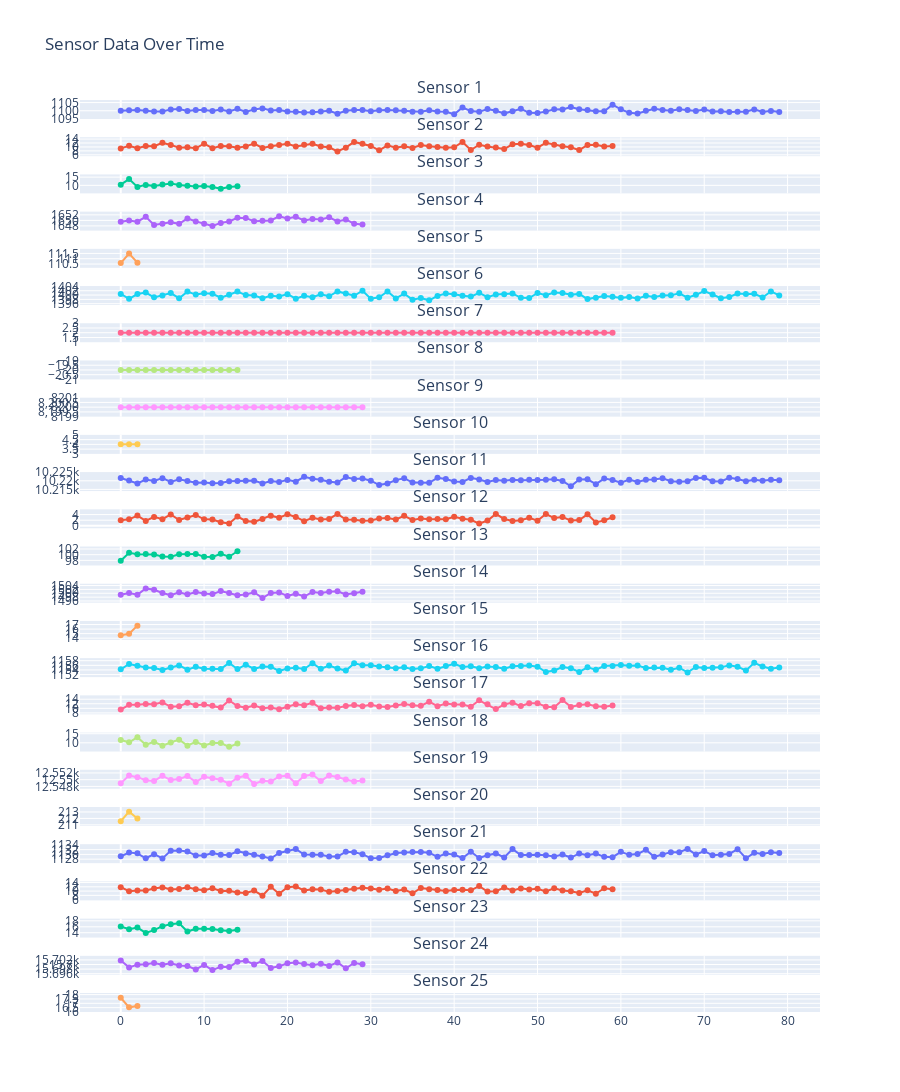

Source (notebook cell):
### Code cell
plot_data()

### Figure 1 — Plotly figure (JSON) as saved in the notebook; plotly's stock layout.template omitted (floating-point values rounded to 4 significant figures)
{"data": [{"mode": "lines+markers", "name": "Sensor 1", "type": "scatter", "x": [0, 1, 2, 3, 4, 5, 6, 7, 8, 9, 10, 11, 12, 13, 14, 15, 16, 17, 18, 19, 20, 21, 22, 23, 24, 25, 26, 27, 28, 29, 30, 31, 32, 33, 34, 35, 36, 37, 38, 39, 40, 41, 42, 43, 44, 45, 46, 47, 48, 49, 50, 51, 52, 53, 54, 55, 56, 57, 58, 59, 60, 61, 62, 63, 64, 65, 66, 67, 68, 69, 70, 71, 72, 73, 74, 75, 76, 77, 78, 79], "xaxis": "x", "y": [1100.0, 1100.0, 1101.0, 1100.0, 1100.0, 1100.0, 1101.0, 1101.0, 1100.0, 1100.0, 1100.0, 1100.0, 1101.0, 1100.0, 1101.0, 1099.0, 1101.0, 1101.0, 1100.0, 1100.0, 1100.0, 1099.0, 1099.0, 1099.0, 1100.0, 1100.0, 1098.0, 1100.0, 1100.0, 1100.0, 1100.0, 1100.0, 1101.0, 1100.0, 1100.0, 1099.0, 1099.0, 1100.0, 1100.0, 1099.0, 1098.0, 1102.0, 1100.0, 1099.0, 1101.0, 1100.0, 1098.0, 1100.0, 1101.0, 1099.0, 1099.0, 1099.0, 1101.0, 1101.0, 1102.0, 1101.0, 1100.0, 1100.0, 1100.0, 1104.0, 1101.0, 1099.0, 1098.0, 1100.0, 1101.0, 1100.0, 1100, 1101.0, 1101.0, 1100.0, 1101.0, 1100.0, 1100.0, 1099.0, 1099.0, 1099.0, 1101.0, 1099.0, 1100.0, 1099.0], "yaxis": "y"}, {"mode": "lines+markers", "name": "Sensor 2", "type": "scatter", "x": [0, 1, 2, 3, 4, 5, 6, 7, 8, 9, 10, 11, 12, 13, 14, 15, 16, 17, 18, 19, 20, 21, 22, 23, 24, 25, 26, 27, 28, 29, 30, 31, 32, 33, 34, 35, 36, 37, 38, 39, 40, 41, 42, 43, 44, 45, 46, 47, 48, 49, 50, 51, 52, 53, 54, 55, 56, 57, 58, 59], "xaxis": "x2", "y": [9.26, 10.55, 9.34, 10.52, 10.35, 12.09, 11.03, 9.64, 9.88, 9.33, 11.62, 9.4, 10.45, 10.34, 9.59, 10.28, 11.68, 9.5, 10.35, 10.97, 11.57, 10.28, 11.05, 11.65, 10.25, 9.84, 7.7, 9.64, 12.55, 11.57, 10.5, 8.3, 10.79, 9.61, 10.4, 9.45, 10.97, 10.4, 9.97, 9.53, 9.84, 12.54, 8.45, 11.12, 10.21, 9.72, 8.92, 11.35, 11.62, 11, 9.61, 12.08, 11.14, 10.35, 9.86, 8.41, 10.99, 11.06, 10.22, 10.51], "yaxis": "y2"}, {"mode": "lines+markers", "name": "Sensor 3", "type": "scatter", "x": [0, 1, 2, 3, 4, 5, 6, 7, 8, 9, 10, 11, 12, 13, 14], "xaxis": "x3", "y": [10.43, 13.79, 9.04, 10.28, 9.66, 10.53, 11.16, 10.21, 9.74, 9.28, 9.66, 9.05, 7.97, 8.99, 9.41], "yaxis": "y3"}, {"mode": "lines+markers", "name": "Sensor 4", "type": "scatter", "x": [0, 1, 2, 3, 4, 5, 6, 7, 8, 9, 10, 11, 12, 13, 14, 15, 16, 17, 18, 19, 20, 21, 22, 23, 24, 25, 26, 27, 28, 29], "xaxis": "x4", "y": [1650.0, 1650.0, 1650.0, 1651.0, 1648.0, 1649.0, 1649.0, 1649.0, 1651.0, 1650.0, 1649.0, 1648, 1649.0, 1650.0, 1651.0, 1651.0, 1650.0, 1650.0, 1650.0, 1651.0, 1651.0, 1651.0, 1650.0, 1650.0, 1650.0, 1651.0, 1650.0, 1650.0, 1649.0, 1649.0], "yaxis": "y4"}, {"mode": "lines+markers", "name": "Sensor 5", "type": "scatter", "x": [0, 1, 2], "xaxis": "x5", "y": [110.6, 111.5, 110.6], "yaxis": "y5"}, {"mode": "lines+markers", "name": "Sensor 6", "type": "scatter", "x": [0, 1, 2, 3, 4, 5, 6, 7, 8, 9, 10, 11, 12, 13, 14, 15, 16, 17, 18, 19, 20, 21, 22, 23, 24, 25, 26, 27, 28, 29, 30, 31, 32, 33, 34, 35, 36, 37, 38, 39, 40, 41, 42, 43, 44, 45, 46, 47, 48, 49, 50, 51, 52, 53, 54, 55, 56, 57, 58, 59, 60, 61, 62, 63, 64, 65, 66, 67, 68, 69, 70, 71, 72, 73, 74, 75, 76, 77, 78, 79], "xaxis": "x6", "y": [1401.0, 1398.0, 1400.0, 1401.0, 1399.0, 1400.0, 1401.0, 1399.0, 1402.0, 1400.0, 1401.0, 1401.0, 1399.0, 1400.0, 1402.0, 1400.0, 1400.0, 1399.0, 1400.0, 1399.0, 1400.0, 1398.0, 1400.0, 1399, 1400.0, 1399.0, 1402.0, 1401.0, 1400.0, 1402.0, 1398.0, 1399.0, 1402.0, 1398.0, 1401.0, 1398.0, 1399.0, 1398.0, 1400.0, 1401.0, 1400.0, 1400.0, 1399.0, 1401.0, 1399.0, 1400.0, 1400.0, 1401.0, 1399.0, 1399.0, 1401.0, 1400.0, 1401.0, 1401.0, 1400.0, 1401.0, 1398.0, 1399.0, 1400.0, 1399.0, 1399.0, 1399.0, 1398.0, 1400.0, 1399.0, 1400.0, 1400.0, 1401.0, 1399.0, 1400.0, 1402.0, 1400.0, 1399.0, 1399.0, 1401.0, 1401.0, 1401.0, 1399.0, 1402.0, 1400.0], "yaxis": "y6"}, {"mode": "lines+markers", "name": "Sensor 7", "type": "scatter", "x": [0, 1, 2, 3, 4, 5, 6, 7, 8, 9, 10, 11, 12, 13, 14, 15, 16, 17, 18, 19, 20, 21, 22, 23, 24, 25, 26, 27, 28, 29, 30, 31, 32, 33, 34, 35, 36, 37, 38, 39, 40, 41, 42, 43, 44, 45, 46, 47, 48, 49, 50, 51, 52, 53, 54, 55, 56, 57, 58, 59], "xaxis": "x7", "y": [2, 2, 2, 2, 2, 2, 2, 2, 2, 2, 2, 2, 2, 2, 2, 2, 2, 2, 2, 2, 2, 2, 2, 2, 2, 2, 2, 2, 2, 2, 2, 2, 2, 2, 2, 2, 2, 2, 2, 2, 2, 2, 2, 2, 2, 2, 2, 2, 2, 2, 2, 2, 2, 2, 2, 2, 2, 2, 2, 2], "yaxis": "y7"}, {"mode": "lines+markers", "name": "Sensor 8", "type": "scatter", "x": [0, 1, 2, 3, 4, 5, 6, 7, 8, 9, 10, 11, 12, 13, 14], "xaxis": "x8", "y": [-20, -20, -20, -20, -20, -20, -20, -20, -20, -20, -20, -20, -20, -20, -20], "yaxis": "y8"}, {"mode": "lines+markers", "name": "Sensor 9", "type": "scatter", "x": [0, 1, 2, 3, 4, 5, 6, 7, 8, 9, 10, 11, 12, 13, 14, 15, 16, 17, 18, 19, 20, 21, 22, 23, 24, 25, 26, 27, 28, 29], "xaxis": "x9", "y": [8200, 8200, 8200, 8200, 8200, 8200, 8200, 8200, 8200, 8200, 8200, 8200, 8200, 8200, 8200, 8200, 8200, 8200, 8200, 8200, 8200, 8200, 8200, 8200, 8200, 8200, 8200, 8200, 8200, 8200], "yaxis": "y9"}, {"mode": "lines+markers", "name": "Sensor 10", "type": "scatter", "x": [0, 1, 2], "xaxis": "x10", "y": [4, 4, 4], "yaxis": "y10"}, {"mode": "lines+markers", "name": "Sensor 11", "type": "scatter", "x": [0, 1, 2, 3, 4, 5, 6, 7, 8, 9, 10, 11, 12, 13, 14, 15, 16, 17, 18, 19, 20, 21, 22, 23, 24, 25, 26, 27, 28, 29, 30, 31, 32, 33, 34, 35, 36, 37, 38, 39, 40, 41, 42, 43, 44, 45, 46, 47, 48, 49, 50, 51, 52, 53, 54, 55, 56, 57, 58, 59, 60, 61, 62, 63, 64, 65, 66, 67, 68, 69, 70, 71, 72, 73, 74, 75, 76, 77, 78, 79], "xaxis": "x11", "y": [10220.0, 10220.0, 10220.0, 10220.0, 10220.0, 10220.0, 10220.0, 10220.0, 10220.0, 10220.0, 10220.0, 10220.0, 10220.0, 10220.0, 10220.0, 10220.0, 10220.0, 10220.0, 10220.0, 10220.0, 10220.0, 10220.0, 10220.0, 10220.0, 10220.0, 10220.0, 10220.0, 10220.0, 10221, 10220.0, 10220.0, 10220.0, 10220.0, 10220.0, 10220.0, 10220.0, 10220.0, 10220.0, 10220.0, 10220.0, 10220.0, 10220.0, 10220.0, 10220.0, 10220.0, 10220.0, 10220.0, 10220.0, 10220.0, 10220.0, 10220.0, 10220.0, 10220.0, 10220.0, 10220.0, 10220.0, 10220.0, 10220.0, 10220.0, 10220.0, 10220.0, 10220.0, 10220.0, 10220.0, 10220.0, 10220.0, 10220.0, 10220.0, 10220.0, 10220.0, 10220.0, 10220.0, 10220.0, 10220.0, 10220.0, 10220.0, 10220.0, 10220.0, 10220.0, 10220.0], "yaxis": "y11"}, {"mode": "lines+markers", "name": "Sensor 12", "type": "scatter", "x": [0, 1, 2, 3, 4, 5, 6, 7, 8, 9, 10, 11, 12, 13, 14, 15, 16, 17, 18, 19, 20, 21, 22, 23, 24, 25, 26, 27, 28, 29, 30, 31, 32, 33, 34, 35, 36, 37, 38, 39, 40, 41, 42, 43, 44, 45, 46, 47, 48, 49, 50, 51, 52, 53, 54, 55, 56, 57, 58, 59], "xaxis": "x12", "y": [2.01, 2.3, 3.64, 1.73, 3.18, 2.38, 4.04, 2.08, 2.98, 3.85, 2.31, 2.26, 1.26, 0.83, 3.29, 1.74, 1.41, 2.47, 3.61, 2.89, 4.09, 3.15, 1.64, 2.84, 2.22, 2.45, 4.2, 2.24, 2.18, 1.77, 1.86, 2.58, 2.77, 2.24, 3.55, 2.11, 2.6, 2.37, 2.47, 2.33, 3.19, 2.5, 2.14, 0.8, 1.89, 4.2, 2.44, 1.7, 1.96, 2.84, 1.82, 4.2, 2.77, 3.12, 1.87, 2.04, 4.09, 1.2, 1.94, 3.06], "yaxis": "y12"}, {"mode": "lines+markers", "name": "Sensor 13", "type": "scatter", "x": [0, 1, 2, 3, 4, 5, 6, 7, 8, 9, 10, 11, 12, 13, 14], "xaxis": "x13", "y": [97.85, 100.7, 100.1, 100.2, 100.1, 99.39, 99.28, 100.1, 100.3, 100.3, 99.29, 99.19, 100.3, 99.28, 101.2], "yaxis": "y13"}, {"mode": "lines+markers", "name": "Sensor 14", "type": "scatter", "x": [0, 1, 2, 3, 4, 5, 6, 7, 8, 9, 10, 11, 12, 13, 14, 15, 16, 17, 18, 19, 20, 21, 22, 23, 24, 25, 26, 27, 28, 29], "xaxis": "x14", "y": [1499.0, 1500.0, 1499.0, 1503.0, 1502.0, 1500.0, 1499.0, 1501.0, 1499.0, 1501.0, 1500.0, 1500.0, 1501.0, 1500.0, 1499.0, 1499.0, 1501.0, 1498.0, 1500.0, 1500.0, 1499.0, 1500.0, 1498.0, 1501.0, 1500.0, 1501.0, 1501.0, 1499.0, 1500.0, 1501.0], "yaxis": "y14"}, {"mode": "lines+markers", "name": "Sensor 15", "type": "scatter", "x": [0, 1, 2], "xaxis": "x15", "y": [14.65, 14.97, 16.76], "yaxis": "y15"}, {"mode": "lines+markers", "name": "Sensor 16", "type": "scatter", "x": [0, 1, 2, 3, 4, 5, 6, 7, 8, 9, 10, 11, 12, 13, 14, 15, 16, 17, 18, 19, 20, 21, 22, 23, 24, 25, 26, 27, 28, 29, 30, 31, 32, 33, 34, 35, 36, 37, 38, 39, 40, 41, 42, 43, 44, 45, 46, 47, 48, 49, 50, 51, 52, 53, 54, 55, 56, 57, 58, 59, 60, 61, 62, 63, 64, 65, 66, 67, 68, 69, 70, 71, 72, 73, 74, 75, 76, 77, 78, 79], "xaxis": "x16", "y": [1154.0, 1157.0, 1156.0, 1155.0, 1155.0, 1154.0, 1155.0, 1156.0, 1154.0, 1155.0, 1155.0, 1155.0, 1154.0, 1157.0, 1154.0, 1156.0, 1154.0, 1155.0, 1155.0, 1154.0, 1155.0, 1155.0, 1154.0, 1157.0, 1155.0, 1156.0, 1155.0, 1154.0, 1157.0, 1156.0, 1156.0, 1156.0, 1155.0, 1155.0, 1155.0, 1154.0, 1155.0, 1156.0, 1155.0, 1156.0, 1157.0, 1155.0, 1156.0, 1155.0, 1156.0, 1155.0, 1155.0, 1156.0, 1156.0, 1156.0, 1155.0, 1153.0, 1154.0, 1155.0, 1155.0, 1153.0, 1155.0, 1154.0, 1156.0, 1156.0, 1156.0, 1156.0, 1156.0, 1155.0, 1155.0, 1155.0, 1154.0, 1155.0, 1153.0, 1155.0, 1155.0, 1155.0, 1155.0, 1156.0, 1155.0, 1154.0, 1157.0, 1156.0, 1155.0, 1155.0], "yaxis": "y16"}, {"mode": "lines+markers", "name": "Sensor 17", "type": "scatter", "x": [0, 1, 2, 3, 4, 5, 6, 7, 8, 9, 10, 11, 12, 13, 14, 15, 16, 17, 18, 19, 20, 21, 22, 23, 24, 25, 26, 27, 28, 29, 30, 31, 32, 33, 34, 35, 36, 37, 38, 39, 40, 41, 42, 43, 44, 45, 46, 47, 48, 49, 50, 51, 52, 53, 54, 55, 56, 57, 58, 59], "xaxis": "x17", "y": [9.44, 11.53, 11.56, 11.93, 11.76, 12.61, 10.66, 10.96, 12.46, 11.37, 11.7, 11.13, 10.34, 13.45, 11.01, 10.26, 11.28, 10.03, 10.37, 9.61, 10.75, 11.74, 11.38, 12.43, 10.03, 10.32, 10.21, 11.06, 11.44, 10.87, 11.55, 10.85, 10.63, 11.27, 11.89, 11.31, 11.08, 12.93, 10.97, 12.08, 11.68, 11.69, 10.74, 13.51, 11.76, 9.66, 11.71, 12.5, 11, 12.22, 12.27, 10.69, 10.47, 13.63, 10.64, 11.49, 11.76, 10.91, 10.66, 11.2], "yaxis": "y17"}, {"mode": "lines+markers", "name": "Sensor 18", "type": "scatter", "x": [0, 1, 2, 3, 4, 5, 6, 7, 8, 9, 10, 11, 12, 13, 14], "xaxis": "x18", "y": [11.57, 10.26, 13.05, 8.89, 10.49, 8.35, 10.13, 11.72, 8.41, 10.48, 8.49, 9.89, 9.83, 7.76, 9.56], "yaxis": "y18"}, {"mode": "lines+markers", "name": "Sensor 19", "type": "scatter", "x": [0, 1, 2, 3, 4, 5, 6, 7, 8, 9, 10, 11, 12, 13, 14, 15, 16, 17, 18, 19, 20, 21, 22, 23, 24, 25, 26, 27, 28, 29], "xaxis": "x19", "y": [12550.0, 12550.0, 12550.0, 12550.0, 12550.0, 12550.0, 12550.0, 12550.0, 12550.0, 12550.0, 12550.0, 12550.0, 12550.0, 12550.0, 12550.0, 12550.0, 12550.0, 12550.0, 12550.0, 12550.0, 12550.0, 12550.0, 12550.0, 12550.0, 12550.0, 12550.0, 12550.0, 12550.0, 12550.0, 12550.0], "yaxis": "y19"}, {"mode": "lines+markers", "name": "Sensor 20", "type": "scatter", "x": [0, 1, 2], "xaxis": "x20", "y": [211.6, 213.0, 212], "yaxis": "y20"}, {"mode": "lines+markers", "name": "Sensor 21", "type": "scatter", "x": [0, 1, 2, 3, 4, 5, 6, 7, 8, 9, 10, 11, 12, 13, 14, 15, 16, 17, 18, 19, 20, 21, 22, 23, 24, 25, 26, 27, 28, 29, 30, 31, 32, 33, 34, 35, 36, 37, 38, 39, 40, 41, 42, 43, 44, 45, 46, 47, 48, 49, 50, 51, 52, 53, 54, 55, 56, 57, 58, 59, 60, 61, 62, 63, 64, 65, 66, 67, 68, 69, 70, 71, 72, 73, 74, 75, 76, 77, 78, 79], "xaxis": "x21", "y": [1129.0, 1131.0, 1130.0, 1128.0, 1130.0, 1128.0, 1132.0, 1132.0, 1131.0, 1130.0, 1130.0, 1131.0, 1130.0, 1130.0, 1131.0, 1130.0, 1130.0, 1129.0, 1128.0, 1131.0, 1132.0, 1132.0, 1130.0, 1130.0, 1130.0, 1129.0, 1129.0, 1131.0, 1131.0, 1130.0, 1128.0, 1129.0, 1130.0, 1131.0, 1131.0, 1131.0, 1131.0, 1131.0, 1129.0, 1130.0, 1130.0, 1128.0, 1131.0, 1128.0, 1130.0, 1130.0, 1129.0, 1132.0, 1130.0, 1130.0, 1130.0, 1130.0, 1129.0, 1130.0, 1129.0, 1130.0, 1130.0, 1130.0, 1129.0, 1129.0, 1131.0, 1130.0, 1130.0, 1132.0, 1129, 1130.0, 1131.0, 1131.0, 1132.0, 1130.0, 1131.0, 1130.0, 1130.0, 1130.0, 1132.0, 1128.0, 1131.0, 1130.0, 1131.0, 1131.0], "yaxis": "y21"}, {"mode": "lines+markers", "name": "Sensor 22", "type": "scatter", "x": [0, 1, 2, 3, 4, 5, 6, 7, 8, 9, 10, 11, 12, 13, 14, 15, 16, 17, 18, 19, 20, 21, 22, 23, 24, 25, 26, 27, 28, 29, 30, 31, 32, 33, 34, 35, 36, 37, 38, 39, 40, 41, 42, 43, 44, 45, 46, 47, 48, 49, 50, 51, 52, 53, 54, 55, 56, 57, 58, 59], "xaxis": "x22", "y": [11.85, 9.94, 10.27, 10.27, 11.17, 11.74, 10.75, 10.95, 11.76, 10.86, 10.36, 11.31, 10.08, 10.11, 9.32, 9.15, 10.22, 7.85, 12.01, 8.75, 11.77, 12.11, 10.33, 10.82, 10.71, 9.64, 10.08, 10.5, 11.12, 11.61, 11.23, 10.65, 11.17, 10.07, 10.78, 8.98, 11.49, 10.88, 10.54, 10.06, 10.54, 10.57, 10.37, 12.34, 9.78, 9.91, 11.64, 10.3, 11.27, 10.77, 11.07, 9.88, 11.36, 10.31, 9.89, 9.1, 10.36, 8.77, 11.34, 10.82], "yaxis": "y22"}, {"mode": "lines+markers", "name": "Sensor 23", "type": "scatter", "x": [0, 1, 2, 3, 4, 5, 6, 7, 8, 9, 10, 11, 12, 13, 14], "xaxis": "x23", "y": [16.08, 15.19, 15.73, 13.95, 14.88, 16.2, 16.89, 17.17, 14.39, 15.34, 15.32, 15.23, 14.84, 14.6, 15], "yaxis": "y23"}, {"mode": "lines+markers", "name": "Sensor 24", "type": "scatter", "x": [0, 1, 2, 3, 4, 5, 6, 7, 8, 9, 10, 11, 12, 13, 14, 15, 16, 17, 18, 19, 20, 21, 22, 23, 24, 25, 26, 27, 28, 29], "xaxis": "x24", "y": [15700.0, 15700.0, 15700.0, 15700.0, 15700.0, 15700.0, 15700.0, 15700.0, 15700.0, 15700.0, 15700.0, 15700.0, 15700.0, 15700.0, 15700.0, 15700.0, 15700.0, 15700.0, 15700.0, 15700.0, 15700.0, 15700.0, 15700.0, 15700.0, 15700.0, 15700.0, 15700.0, 15700.0, 15700.0, 15700.0], "yaxis": "y24"}, {"mode": "lines+markers", "name": "Sensor 25", "type": "scatter", "x": [0, 1, 2], "xaxis": "x25", "y": [17.64, 16.54, 16.7], "yaxis": "y25"}], "layout": {"annotations": [{"font": {"size": 16}, "showarrow": false, "text": "Sensor 1", "x": 0.5, "xanchor": "center", "xref": "paper", "y": 1, "yanchor": "bottom", "yref": "paper"}, {"font": {"size": 16}, "showarrow": false, "text": "Sensor 2", "x": 0.5, "xanchor": "center", "xref": "paper", "y": 0.9592, "yanchor": "bottom", "yref": "paper"}, {"font": {"size": 16}, "showarrow": false, "text": "Sensor 3", "x": 0.5, "xanchor": "center", "xref": "paper", "y": 0.9184, "yanchor": "bottom", "yref": "paper"}, {"font": {"size": 16}, "showarrow": false, "text": "Sensor 4", "x": 0.5, "xanchor": "center", "xref": "paper", "y": 0.8776, "yanchor": "bottom", "yref": "paper"}, {"font": {"size": 16}, "showarrow": false, "text": "Sensor 5", "x": 0.5, "xanchor": "center", "xref": "paper", "y": 0.8368, "yanchor": "bottom", "yref": "paper"}, {"font": {"size": 16}, "showarrow": false, "text": "Sensor 6", "x": 0.5, "xanchor": "center", "xref": "paper", "y": 0.796, "yanchor": "bottom", "yref": "paper"}, {"font": {"size": 16}, "showarrow": false, "text": "Sensor 7", "x": 0.5, "xanchor": "center", "xref": "paper", "y": 0.7552, "yanchor": "bottom", "yref": "paper"}, {"font": {"size": 16}, "showarrow": false, "text": "Sensor 8", "x": 0.5, "xanchor": "center", "xref": "paper", "y": 0.7144, "yanchor": "bottom", "yref": "paper"}, {"font": {"size": 16}, "showarrow": false, "text": "Sensor 9", "x": 0.5, "xanchor": "center", "xref": "paper", "y": 0.6736, "yanchor": "bottom", "yref": "paper"}, {"font": {"size": 16}, "showarrow": false, "text": "Sensor 10", "x": 0.5, "xanchor": "center", "xref": "paper", "y": 0.6328, "yanchor": "bottom", "yref": "paper"}, {"font": {"size": 16}, "showarrow": false, "text": "Sensor 11", "x": 0.5, "xanchor": "center", "xref": "paper", "y": 0.592, "yanchor": "bottom", "yref": "paper"}, {"font": {"size": 16}, "showarrow": false, "text": "Sensor 12", "x": 0.5, "xanchor": "center", "xref": "paper", "y": 0.5512, "yanchor": "bottom", "yref": "paper"}, {"font": {"size": 16}, "showarrow": false, "text": "Sensor 13", "x": 0.5, "xanchor": "center", "xref": "paper", "y": 0.5104, "yanchor": "bottom", "yref": "paper"}, {"font": {"size": 16}, "showarrow": false, "text": "Sensor 14", "x": 0.5, "xanchor": "center", "xref": "paper", "y": 0.4696, "yanchor": "bottom", "yref": "paper"}, {"font": {"size": 16}, "showarrow": false, "text": "Sensor 15", "x": 0.5, "xanchor": "center", "xref": "paper", "y": 0.4288, "yanchor": "bottom", "yref": "paper"}, {"font": {"size": 16}, "showarrow": false, "text": "Sensor 16", "x": 0.5, "xanchor": "center", "xref": "paper", "y": 0.388, "yanchor": "bottom", "yref": "paper"}, {"font": {"size": 16}, "showarrow": false, "text": "Sensor 17", "x": 0.5, "xanchor": "center", "xref": "paper", "y": 0.3472, "yanchor": "bottom", "yref": "paper"}, {"font": {"size": 16}, "showarrow": false, "text": "Sensor 18", "x": 0.5, "xanchor": "center", "xref": "paper", "y": 0.3064, "yanchor": "bottom", "yref": "paper"}, {"font": {"size": 16}, "showarrow": false, "text": "Sensor 19", "x": 0.5, "xanchor": "center", "xref": "paper", "y": 0.2656, "yanchor": "bottom", "yref": "paper"}, {"font": {"size": 16}, "showarrow": false, "text": "Sensor 20", "x": 0.5, "xanchor": "center", "xref": "paper", "y": 0.2248, "yanchor": "bottom", "yref": "paper"}, {"font": {"size": 16}, "showarrow": false, "text": "Sensor 21", "x": 0.5, "xanchor": "center", "xref": "paper", "y": 0.184, "yanchor": "bottom", "yref": "paper"}, {"font": {"size": 16}, "showarrow": false, "text": "Sensor 22", "x": 0.5, "xanchor": "center", "xref": "paper", "y": 0.1432, "yanchor": "bottom", "yref": "paper"}, {"font": {"size": 16}, "showarrow": false, "text": "Sensor 23", "x": 0.5, "xanchor": "center", "xref": "paper", "y": 0.1024, "yanchor": "bottom", "yref": "paper"}, {"font": {"size": 16}, "showarrow": false, "text": "Sensor 24", "x": 0.5, "xanchor": "center", "xref": "paper", "y": 0.0616, "yanchor": "bottom", "yref": "paper"}, {"font": {"size": 16}, "showarrow": false, "text": "Sensor 25", "x": 0.5, "xanchor": "center", "xref": "paper", "y": 0.0208, "yanchor": "bottom", "yref": "paper"}], "height": 7500, "showlegend": false, "title": {"text": "Sensor Data Over Time"}, "xaxis": {"anchor": "y", "domain": [0, 1], "matches": "x25", "showticklabels": false}, "xaxis10": {"anchor": "y10", "domain": [0, 1], "matches": "x25", "showticklabels": false}, "xaxis11": {"anchor": "y11", "domain": [0, 1], "matches": "x25", "showticklabels": false}, "xaxis12": {"anchor": "y12", "domain": [0, 1], "matches": "x25", "showticklabels": false}, "xaxis13": {"anchor": "y13", "domain": [0, 1], "matches": "x25", "showticklabels": false}, "xaxis14": {"anchor": "y14", "domain": [0, 1], "matches": "x25", "showticklabels": false}, "xaxis15": {"anchor": "y15", "domain": [0, 1], "matches": "x25", "showticklabels": false}, "xaxis16": {"anchor": "y16", "domain": [0, 1], "matches": "x25", "showticklabels": false}, "xaxis17": {"anchor": "y17", "domain": [0, 1], "matches": "x25", "showticklabels": false}, "xaxis18": {"anchor": "y18", "domain": [0, 1], "matches": "x25", "showticklabels": false}, "xaxis19": {"anchor": "y19", "domain": [0, 1], "matches": "x25", "showticklabels": false}, "xaxis2": {"anchor": "y2", "domain": [0, 1], "matches": "x25", "showticklabels": false}, "xaxis20": {"anchor": "y20", "domain": [0, 1], "matches": "x25", "showticklabels": false}, "xaxis21": {"anchor": "y21", "domain": [0, 1], "matches": "x25", "showticklabels": false}, "xaxis22": {"anchor": "y22", "domain": [0, 1], "matches": "x25", "showticklabels": false}, "xaxis23": {"anchor": "y23", "domain": [0, 1], "matches": "x25", "showticklabels": false}, "xaxis24": {"anchor": "y24", "domain": [0, 1], "matches": "x25", "showticklabels": false}, "xaxis25": {"anchor": "y25", "domain": [0, 1]}, "xaxis3": {"anchor": "y3", "domain": [0, 1], "matches": "x25", "showticklabels": false}, "xaxis4": {"anchor": "y4", "domain": [0, 1], "matches": "x25", "showticklabels": false}, "xaxis5": {"anchor": "y5", "domain": [0, 1], "matches": "x25", "showticklabels": false}, "xaxis6": {"anchor": "y6", "domain": [0, 1], "matches": "x25", "showticklabels": false}, "xaxis7": {"anchor": "y7", "domain": [0, 1], "matches": "x25", "showticklabels": false}, "xaxis8": {"anchor": "y8", "domain": [0, 1], "matches": "x25", "showticklabels": false}, "xaxis9": {"anchor": "y9", "domain": [0, 1], "matches": "x25", "showticklabels": false}, "yaxis": {"anchor": "x", "domain": [0.9792, 1]}, "yaxis10": {"anchor": "x10", "domain": [0.612, 0.6328]}, "yaxis11": {"anchor": "x11", "domain": [0.5712, 0.592]}, "yaxis12": {"anchor": "x12", "domain": [0.5304, 0.5512]}, "yaxis13": {"anchor": "x13", "domain": [0.4896, 0.5104]}, "yaxis14": {"anchor": "x14", "domain": [0.4488, 0.4696]}, "yaxis15": {"anchor": "x15", "domain": [0.408, 0.4288]}, "yaxis16": {"anchor": "x16", "domain": [0.3672, 0.388]}, "yaxis17": {"anchor": "x17", "domain": [0.3264, 0.3472]}, "yaxis18": {"anchor": "x18", "domain": [0.2856, 0.3064]}, "yaxis19": {"anchor": "x19", "domain": [0.2448, 0.2656]}, "yaxis2": {"anchor": "x2", "domain": [0.9384, 0.9592]}, "yaxis20": {"anchor": "x20", "domain": [0.204, 0.2248]}, "yaxis21": {"anchor": "x21", "domain": [0.1632, 0.184]}, "yaxis22": {"anchor": "x22", "domain": [0.1224, 0.1432]}, "yaxis23": {"anchor": "x23", "domain": [0.0816, 0.1024]}, "yaxis24": {"anchor": "x24", "domain": [0.0408, 0.0616]}, "yaxis25": {"anchor": "x25", "domain": [0, 0.0208]}, "yaxis3": {"anchor": "x3", "domain": [0.8976, 0.9184]}, "yaxis4": {"anchor": "x4", "domain": [0.8568, 0.8776]}, "yaxis5": {"anchor": "x5", "domain": [0.816, 0.8368]}, "yaxis6": {"anchor": "x6", "domain": [0.7752, 0.796]}, "yaxis7": {"anchor": "x7", "domain": [0.7344, 0.7552]}, "yaxis8": {"anchor": "x8", "domain": [0.6936, 0.7144]}, "yaxis9": {"anchor": "x9", "domain": [0.6528, 0.6736]}}}
